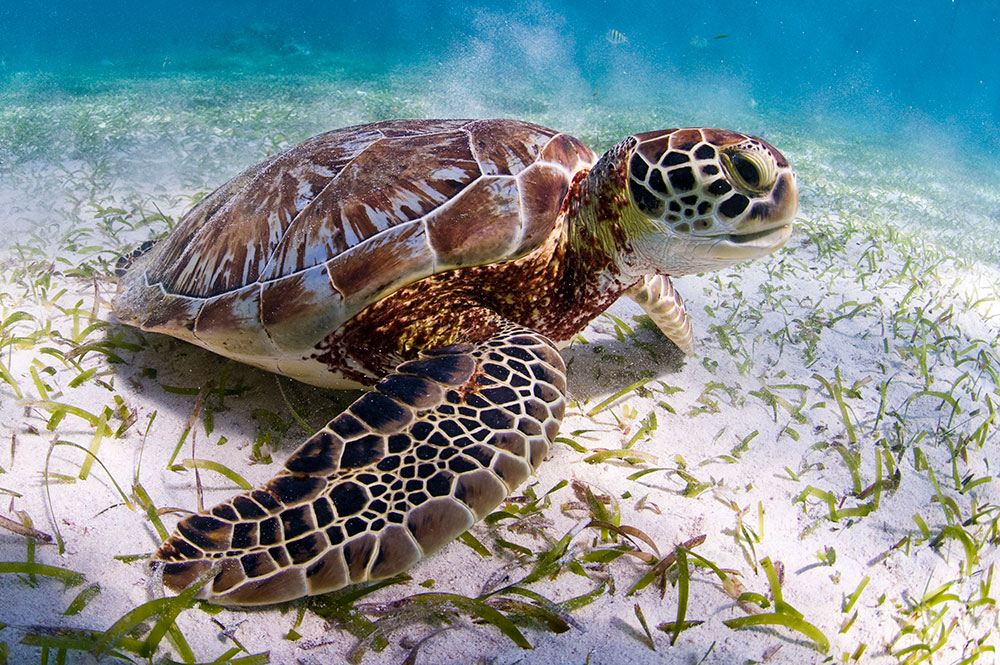
#> input picture NAVEGACION_AUTONOMA/capitulo_1/images/input.jpg, 1000 x 665 px
$ python 16_program.py
#> lines starting #> are read from the running program, lines starting #| are printed output that depends on the picture
# OBJETIVO: Obtener la imagen espejo horizontal usando transformación afín con 3 puntos de control

import cv2
import numpy as np

# Lee la imagen
img = cv2.imread('images/input.jpg')
#> img is the input picture: shape (665, 1000, 3); mean B, G, R 144.7, 142, 128.2
rows, cols = img.shape[:2]
#> rows = 665; cols = 1000

# Puntos de control en la imagen original: esquinas superior izquierda, superior derecha e inferior izquierda
src_points = np.float32([[0, 0], [cols - 1, 0], [0, rows - 1]])
#> src_points = [[0, 0], [999, 0], [0, 664]]

# Los puntos destino invierten horizontalmente: la esquina izquierda va a la derecha y viceversa
# Esto produce el efecto espejo sin cambiar la posición vertical
dst_points = np.float32([[cols - 1, 0], [0, 0], [cols - 1, rows - 1]])
#> dst_points = [[999, 0], [0, 0], [999, 664]]

# Calcula la matriz afín a partir del mapeo de los 3 pares de puntos
affine_matrix = cv2.getAffineTransform(src_points, dst_points)
#> affine_matrix = [[-1, 0, 999], [0, 1, 0]]

# Aplica la transformación — la imagen se voltea horizontalmente
img_output = cv2.warpAffine(img, affine_matrix, (cols, rows))
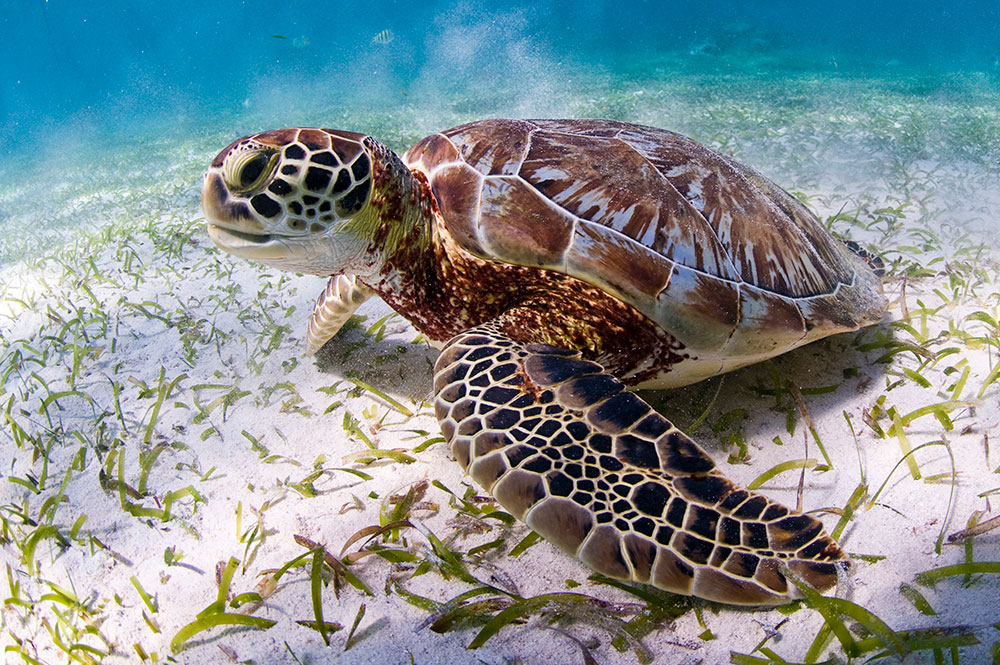
#> img_output: shape (665, 1000, 3); mean B, G, R 144.7, 142, 128.2

cv2.imshow('Input', img)
cv2.imshow('Mirror', img_output)
cv2.waitKey()
